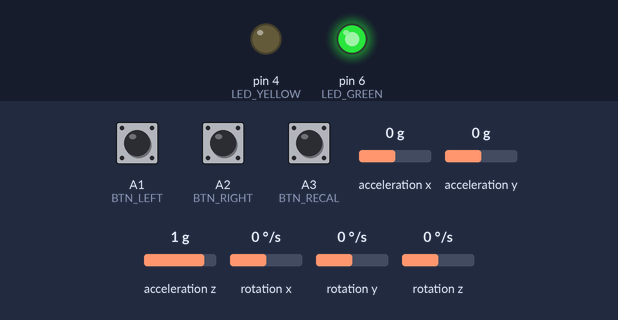
The sketch below on a simulated Arduino Leonardo, built with avr-gcc and run on an emulated ATmega32U4. Parts: output pins drawn as LEDs (lit = HIGH). Inputs (shaded band) come from the test bench; at power-on: A3 (BTN_RECAL) HIGH, A1 (BTN_LEFT) HIGH, A2 (BTN_RIGHT) HIGH, acceleration x 0 g, acceleration y 0 g, acceleration z 1 g, rotation x 0 °/s, rotation y 0 °/s, rotation z 0 °/s. USB keyboard and mouse output is not drawn; what the sketch prints to the serial monitor is not drawn.

Above: at 4.6 s.
4.7 s: A3 (BTN_RECAL) pulled LOW for 0.15 s
At 5.6 s:
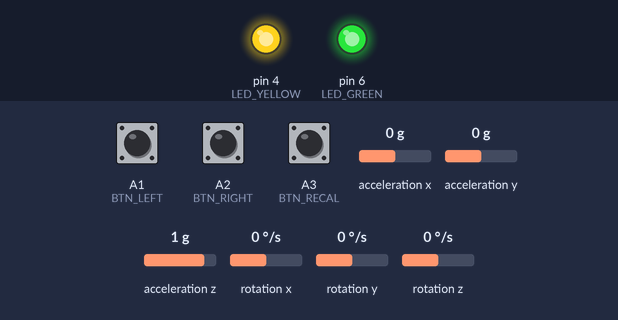
Timing chart, 0 to 9.7 s (numbered marks = the images above; inputs shaded):
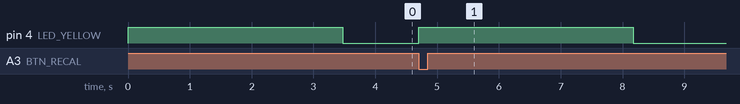

The sketch:

AirMouse_Code.ino
```cpp
// ============================================================
//  AIR MOUSE — ATmega32U4 Custom PCB
//  Final build firmware
//  Board: Arduino Leonardo (ATmega32U4)
// ============================================================

#include <Wire.h>
#include <Mouse.h>
#include <I2Cdev.h>
#include <MPU6050.h>
#include <math.h>

// ======================== PIN MAP ============================
// Match these to your schematic — change here if wiring differs
#define BTN_LEFT   A1    // SW1  (PF6) — left click
#define BTN_RIGHT  A2    // SW2  (PF5) — right click
#define BTN_RECAL  A3    // SW3  (PF4) — recalibrate gyro

#define LED_GREEN  6     // D3 status LED (PD7)
#define LED_YELLOW 4     // D4 status LED (PD4)
// D5 power LED is hardwired on 3.3V rail — always on

// ==================== TUNING KNOBS ==========================
// Adjust these to change how the cursor feels

// Sensitivity — higher = slower cursor. Start at 300, go down for faster.
#define YAW_DIV    280.0f    // left/right sensitivity
#define ROLL_DIV   280.0f    // up/down sensitivity

// Deadzone — kills jitter when the device sits still. 1–3 is typical.
#define DEADZONE_X 1
#define DEADZONE_Y 1

// Smoothing — 0.0 = max smooth (laggy), 1.0 = raw (jittery). 0.35 is a good start.
#define SMOOTH_X   0.35f
#define SMOOTH_Y   0.35f

// Adaptive bias — how quickly the resting offset drifts. Don't touch unless you know why.
#define STILL_THRESH 80.0f
#define BIAS_FAST    0.005f
#define BIAS_SLOW    (1.0f - BIAS_FAST)

// How many samples to average during calibration
#define CAL_SAMPLES  500

// ===================== GLOBALS ===============================
MPU6050 mpu;

int16_t ax, ay, az, gx, gy, gz;    // raw sensor readings
float   gx_off = 0, gz_off = 0;    // startup calibration offsets
float   gx_bias = 0, gz_bias = 0;  // running adaptive bias

bool lastLeft  = false;
bool lastRight = false;
bool lastRecal = false;

// ===================== HELPERS ===============================

int applyDeadzone(int val, int zone) {
  if (val > zone)  return val - zone;
  if (val < -zone) return val + zone;
  return 0;
}

void calibrateGyro() {
  // Blink yellow LED while calibrating — keep device STILL
  digitalWrite(LED_YELLOW, HIGH);

  long sumGx = 0, sumGz = 0;

  for (int i = 0; i < CAL_SAMPLES; i++) {
    mpu.getMotion6(&ax, &ay, &az, &gx, &gy, &gz);
    sumGx += gx;
    sumGz += gz;
    delay(3);
  }

  gx_off = (float)sumGx / CAL_SAMPLES;
  gz_off = (float)sumGz / CAL_SAMPLES;

  // Reset running bias to zero after fresh calibration
  gx_bias = 0;
  gz_bias = 0;

  digitalWrite(LED_YELLOW, LOW);

  Serial.print("Calibration done — gx_off: ");
  Serial.print(gx_off);
  Serial.print("  gz_off: ");
  Serial.println(gz_off);
}

void handleButtons() {
  bool leftNow  = (digitalRead(BTN_LEFT)  == LOW);
  bool rightNow = (digitalRead(BTN_RIGHT) == LOW);
  bool recalNow = (digitalRead(BTN_RECAL) == LOW);

  // Left click — press/release on edges only
  if (leftNow && !lastLeft)    Mouse.press(MOUSE_LEFT);
  if (!leftNow && lastLeft)    Mouse.release(MOUSE_LEFT);

  // Right click
  if (rightNow && !lastRight)  Mouse.press(MOUSE_RIGHT);
  if (!rightNow && lastRight)  Mouse.release(MOUSE_RIGHT);

  // Recalibrate — trigger on press edge
  if (recalNow && !lastRecal) {
    Serial.println("Recalibrating...");
    // Release any held mouse buttons first
    Mouse.release(MOUSE_LEFT);
    Mouse.release(MOUSE_RIGHT);
    calibrateGyro();
  }

  lastLeft  = leftNow;
  lastRight = rightNow;
  lastRecal = recalNow;
}

// ======================== SETUP ==============================
void setup() {
  Serial.begin(115200);

  // LED pins
  pinMode(LED_GREEN,  OUTPUT);
  pinMode(LED_YELLOW, OUTPUT);
  digitalWrite(LED_GREEN,  LOW);
  digitalWrite(LED_YELLOW, LOW);

  // Button pins — internal pull-ups, buttons short to GND
  pinMode(BTN_LEFT,  INPUT_PULLUP);
  pinMode(BTN_RIGHT, INPUT_PULLUP);
  pinMode(BTN_RECAL, INPUT_PULLUP);

  // I2C bus
  Wire.begin();
  Wire.setClock(100000);              // 100 kHz standard mode
  Wire.setWireTimeout(3000, true);    // 3 ms timeout, auto-reset

  // Initialize MPU-6050
  mpu.initialize();

  // Verify sensor is alive
  Serial.print("WHO_AM_I: 0x");
  Serial.println(mpu.getDeviceID(), HEX);

  if (mpu.testConnection()) {
    Serial.println("MPU-6050 connected.");
    digitalWrite(LED_GREEN, HIGH);    // green ON = sensor OK
  } else {
    Serial.println("MPU-6050 NOT found!");
    // Blink green rapidly to signal error
    while (true) {
      digitalWrite(LED_GREEN, HIGH); delay(100);
      digitalWrite(LED_GREEN, LOW);  delay(100);
    }
  }

  // Calibrate gyroscope — keep device still!
  Serial.println("Calibrating — hold still...");
  calibrateGyro();

  // Start USB HID mouse
  Mouse.begin();
  Serial.println("Mouse active.");
}

// ========================= LOOP ==============================
void loop() {
  static float dx_f = 0.0f;
  static float dy_f = 0.0f;

  // ---- Handle button presses first ----
  handleButtons();

  // ---- Read all 6 axes from MPU-6050 ----
  mpu.getMotion6(&ax, &ay, &az, &gx, &gy, &gz);

  // ---- Subtract startup calibration offset ----
  float yaw_rate  = (float)(gz - gz_off);   // left/right
  float roll_rate = (float)(gx - gx_off);   // up/down

  // ---- Adaptive bias correction (kills slow drift) ----
  // When mostly still, slowly pull the bias toward current reading
  if (fabs(roll_rate) < STILL_THRESH) {
    gx_bias = BIAS_SLOW * gx_bias + BIAS_FAST * roll_rate;
  }
  if (fabs(yaw_rate) < STILL_THRESH) {
    gz_bias = BIAS_SLOW * gz_bias + BIAS_FAST * yaw_rate;
  }

  roll_rate -= gx_bias;
  yaw_rate  -= gz_bias;

  // ---- Scale to pixel movement ----
  int dx = (int)(yaw_rate  / YAW_DIV);
  int dy = (int)(roll_rate / ROLL_DIV);

  // Flip X axis if cursor moves opposite to your wrist
  dx = -dx;

  // ---- Deadzone — zero out micro-tremors ----
  dx = applyDeadzone(dx, DEADZONE_X);
  dy = applyDeadzone(dy, DEADZONE_Y);

  // ---- Exponential smoothing — reduces jitter ----
  dx_f = (1.0f - SMOOTH_X) * dx_f + SMOOTH_X * dx;
  dy_f = (1.0f - SMOOTH_Y) * dy_f + SMOOTH_Y * dy;

  // ---- Send to host as USB mouse movement ----
  Mouse.move((int)dx_f, (int)(-dy_f));
}
```

Measured:
- after the input at 4.7 s, pin 4 (LED_YELLOW): LOW → HIGH at once, → LOW 3.5 s later
